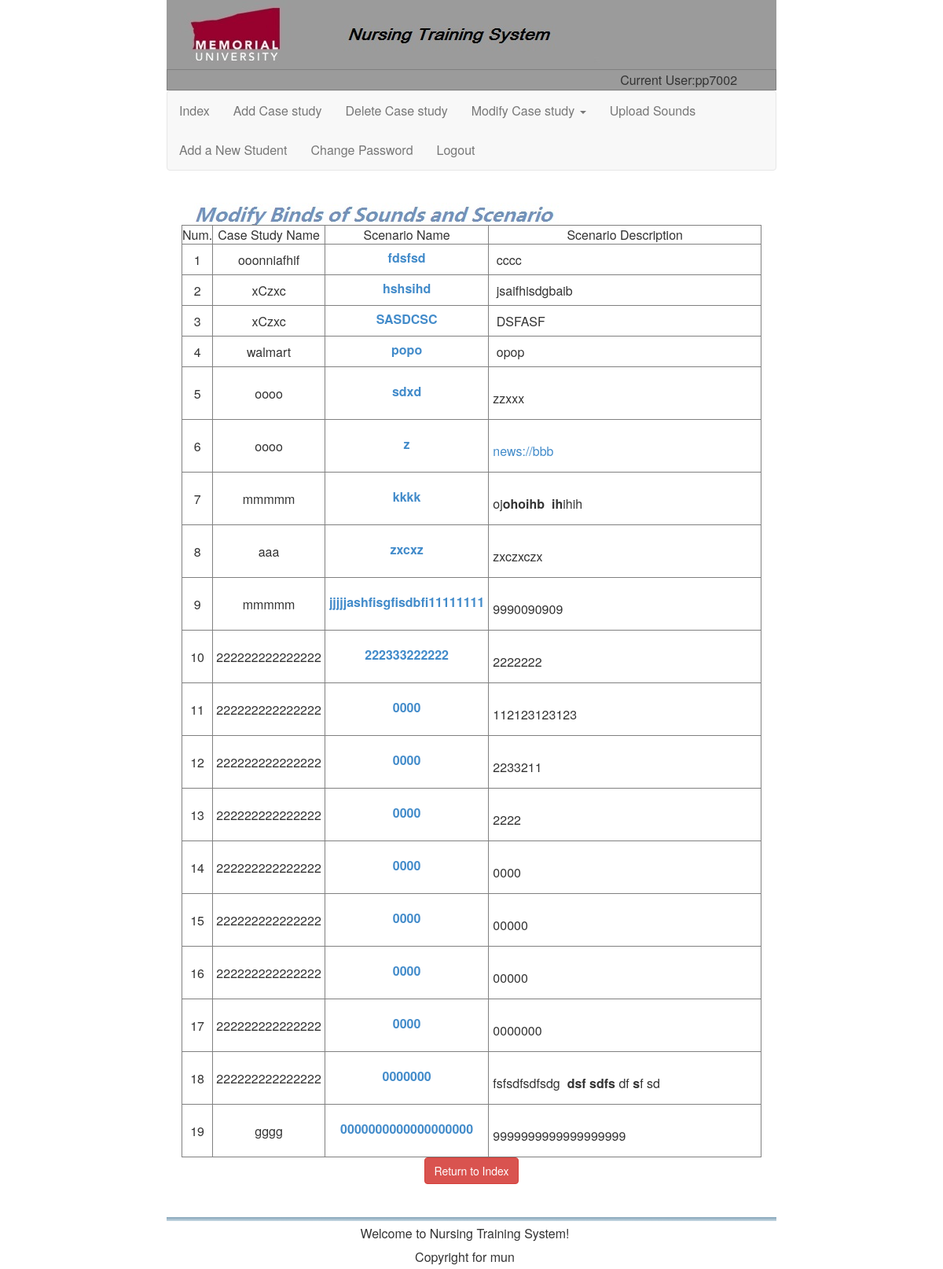
The app's page /Modify_sc_bind_select.php (signed in) with its own data.
### tables this page shows
CREATE TABLE `case_study_details` (
  `case_study_scenario_link_id` int(11) NOT NULL AUTO_INCREMENT,
  `cs_id` int(11) NOT NULL,
  `scenario_id` int(11) NOT NULL,
  `sequence` int(11) NOT NULL,
  `title` varchar(1023) NOT NULL,
  `description` text NOT NULL,
  PRIMARY KEY (`case_study_scenario_link_id`),
  KEY `cs_id` (`cs_id`),
  KEY `scenario_id` (`scenario_id`),
  CONSTRAINT `case_study_details_ibfk_1` FOREIGN KEY (`cs_id`) REFERENCES `case_study` (`id`),
  CONSTRAINT `case_study_details_ibfk_2` FOREIGN KEY (`scenario_id`) REFERENCES `scenarios` (`scenariosId`)
);

CREATE TABLE `case_study` (
  `id` int(11) NOT NULL AUTO_INCREMENT,
  `name` text NOT NULL,
  `description` text NOT NULL,
  `owner` int(11) NOT NULL,
  PRIMARY KEY (`id`)
);

CREATE TABLE `scenarios` (
  `scenariosId` int(11) NOT NULL AUTO_INCREMENT,
  `scenarios_name` varchar(63) DEFAULT NULL,
  `scenarios_description` varchar(1023) DEFAULT NULL,
  `posteriorLeft1` varchar(63) DEFAULT NULL,
  `posteriorRight1` varchar(63) DEFAULT NULL,
  `posteriorLeft2` varchar(63) DEFAULT NULL,
  `posteriorRight2` varchar(63) DEFAULT NULL,
  `posteriorLeft3` varchar(63) DEFAULT NULL,
  `posteriorRight3` varchar(63) DEFAULT NULL,
  `posteriorLeft4` varchar(63) DEFAULT NULL,
  `posteriorRight4` varchar(63) DEFAULT NULL,
  `posteriorLeft5` varchar(63) DEFAULT NULL,
  `posteriorRight5` varchar(63) DEFAULT NULL,
  `posteriorLeft6` varchar(63) DEFAULT NULL,
  `posteriorRight6` varchar(63) DEFAULT NULL,
  `posteriorLeft7` varchar(63) DEFAULT NULL,
  `posteriorRight7` varchar(63) DEFAULT NULL,
  `posteriorLeft8` varchar(63) DEFAULT NULL,
  `posteriorRight8` varchar(63) DEFAULT NULL,
  `anteriorLeft1` varchar(63) DEFAULT NULL,
  `anteriorRight1` varchar(63) DEFAULT NULL,
  `anteriorLeft2` varchar(63) DEFAULT NULL,
  `anteriorRight2` varchar(63) DEFAULT NULL,
  `anteriorLeft3` varchar(63) DEFAULT NULL,
  `anteriorRight3` varchar(63) DEFAULT NULL,
  `anteriorLeft4` varchar(63) DEFAULT NULL,
  `anteriorRight4` varchar(63) DEFAULT NULL,
  `anteriorLeft5` varchar(63) DEFAULT NULL,
  `anteriorRight5` varchar(63) DEFAULT NULL,
  PRIMARY KEY (`scenariosId`)
);

### Modify_sc_bind_select.php (the view, shortened to what this page needs)
<html>
<head>
<link href="CSS/style.css" rel="stylesheet">
<link href="CSS/style.css" rel="stylesheet">
<link rel="stylesheet" type="text/css" href="stylesheets/bootstrap.min.css" />
</head>
<table width="776" border="0" align="center" cellpadding="0" cellspacing="0" class="tableBorder">
  <tr>
    <td><?php include("navigation.php"); ?></td>
  </tr>
	<td bgcolor="#FFFFFF">
	<table width="100%"  border="0" cellspacing="0" cellpadding="0">
  <tr>
    <td valign="top" bgcolor="#FFFFFF"><table width="100%" height="510"  border="0" align="center" cellpadding="0" cellspacing="0" bgcolor="#FFFFFF" class="tableBorder_gray">
  <tr>
    <td align="center" valign="top" style="padding:5px;"><table width="738"  border="0" cellpadding="0" cellspacing="0">
      <tr>
        <td height="148" valign="top"><table width="738"  border="0" cellspacing="0" cellpadding="0">
          <tr>
            <td width="753" height="44" background="Images/Modify_sc_sound_bind.jpg">&nbsp; </td>
          </tr>
          <tr>
    <table align="center" width="100%" border="bordered" >
    <form   name= "kk" method="post" enctype="multipart/form-data" action="Modify_sc_bind_change.php" >
    <tr align="center">
    <?php
	if(0==$_SESSION[gid]){
	?>
        <td width="10">Num.</td>
        <td width="20%">Case Study Name </td>
        <td width="20%">Scenario Name </td>
        <td width="70%">Scenario Description</td>
        <td width="10">User ID</td>
        <td width="10">User Name</td>
      </tr>
      <?php
            $sql=mysql_query("select * from scenarios as a INNER JOIN case_study_details as b on a.scenariosId=b.scenario_id INNER JOIN case_study as c on c.id=b.cs_id INNER JOIN user as d on c.owner = d.userId");
            $info=mysql_fetch_array($sql);
            $i=1;
            do{
            ?>
      <tr>
        <td height="25" align="center"><?php echo $i;?></td>
        <td height="25" align="center"><?php echo $info[name];?></td>
        <td style="padding:5px;"align="center"><label><a name="aa" title="Click to select this Scenario" style="cursor:pointer" onClick="return Check_Submit(kk,<?php echo $info[scenariosId];?>)" ><?php echo $info[scenarios_name];?></label>
        <td style="padding:5px;">&nbsp;<?php echo $info[scenarios_description];?></td>
        <td height="25" align="center"><?php echo $info[owner];?></td>
        <td height="25" align="center"><?php echo $info[username];?></td>
      </tr>
      <?php
         $i=$i+1;
         }while($info=mysql_fetch_array($sql));
        ?>
        </td>
  </tr>
    <?php
	} else {
	?>
        <td width="10">Num.</td>
        <td width="20%">Case Study Name </td>
        <td width="20%">Scenario Name </td>
        <td width="70%">Scenario Description</td>
      </tr>
      <?php
            $sql=mysql_query("select * from scenarios as a INNER JOIN case_study_details as b on a.scenariosId=b.scenario_id INNER JOIN case_study as c on c.id=b.cs_id where c.owner='$_SESSION[uid]'");
            $info=mysql_fetch_array($sql);
            $i=1;
            do{
            ?>
      <tr>
        <td height="25" align="center"><?php echo $i;?></td>
        <td height="25" align="center"><?php echo $info[name];?></td>
        <td style="padding:5px;" align="center"><label><a name="aa" title="Click to select this Scenario" style="cursor:pointer" onClick="return Check_Submit(kk,<?php echo $info[scenariosId];?>)" ><?php echo $info[scenarios_name];?></label>
        <td style="padding:5px;">&nbsp;<?php echo $info[scenarios_description];?></td>
      </tr>
      <?php
         $i=$i+1;
         }while($info=mysql_fetch_array($sql));
        ?>
        </td>
  </tr>
<?php }?>
</table>
    <center><input name="Submit2" type="button" class="btn btn-danger" value="Return to Index" onClick="window.location.href='index.php'"/>
    </table>
      <p>&nbsp;</p></td>
  </tr>
</table></td>
</table>
<?php include("copyright.php"); ?></td>
</html>

### records on screen
case_study_details: cs.name "ooonniafhif", scenario.scenarios_name "fdsfsd", scenario.scenarios_description "cccc"
case_study_details: cs.name "xCzxc", scenario.scenarios_name "hshsihd", scenario.scenarios_description "jsaifhisdgbaib"
case_study_details: cs.name "xCzxc", scenario.scenarios_name "SASDCSC", scenario.scenarios_description "DSFASF"
case_study_details: cs.name "walmart", scenario.scenarios_name "popo", scenario.scenarios_description "opop"
case_study_details: cs.name "oooo", scenario.scenarios_name "sdxd", scenario.scenarios_description "zzxxx"
case_study_details: cs.name "oooo", scenario.scenarios_name "z", scenario.scenarios_description "news://bbb"
case_study_details: cs.name "mmmmm", scenario.scenarios_name "kkkk", scenario.scenarios_description "oj ohoihb ih ihih"
case_study_details: cs.name "aaa", scenario.scenarios_name "zxcxz", scenario.scenarios_description "zxczxczx"
case_study_details: cs.name "mmmmm", scenario.scenarios_name "jjjjjashfisgfisdbfi11111111", scenario.scenarios_description "9990090909"
case_study_details: cs.name "222222222222222", scenario.scenarios_name "222333222222", scenario.scenarios_description "2222222"
case_study_details: cs.name "222222222222222", scenario.scenarios_name "0000", scenario.scenarios_description "112123123123"
case_study_details: cs.name "222222222222222", scenario.scenarios_name "0000", scenario.scenarios_description "2233211"
case_study_details: cs.name "222222222222222", scenario.scenarios_name "0000", scenario.scenarios_description "2222"
case_study_details: cs.name "222222222222222", scenario.scenarios_name "0000", scenario.scenarios_description "0000"
case_study_details: cs.name "222222222222222", scenario.scenarios_name "0000", scenario.scenarios_description "00000"
case_study_details: cs.name "222222222222222", scenario.scenarios_name "0000", scenario.scenarios_description "00000"
case_study_details: cs.name "222222222222222", scenario.scenarios_name "0000", scenario.scenarios_description "0000000"
case_study_details: cs.name "222222222222222", scenario.scenarios_name "0000000", scenario.scenarios_description "fsfsdfsdfsdg dsf sdfs df s f sd"
case_study_details: cs.name "gggg", scenario.scenarios_name "0000000000000000000", scenario.scenarios_description "9999999999999999999"

### other values on screen
$_SESSION[admin_name] "pp7002"
